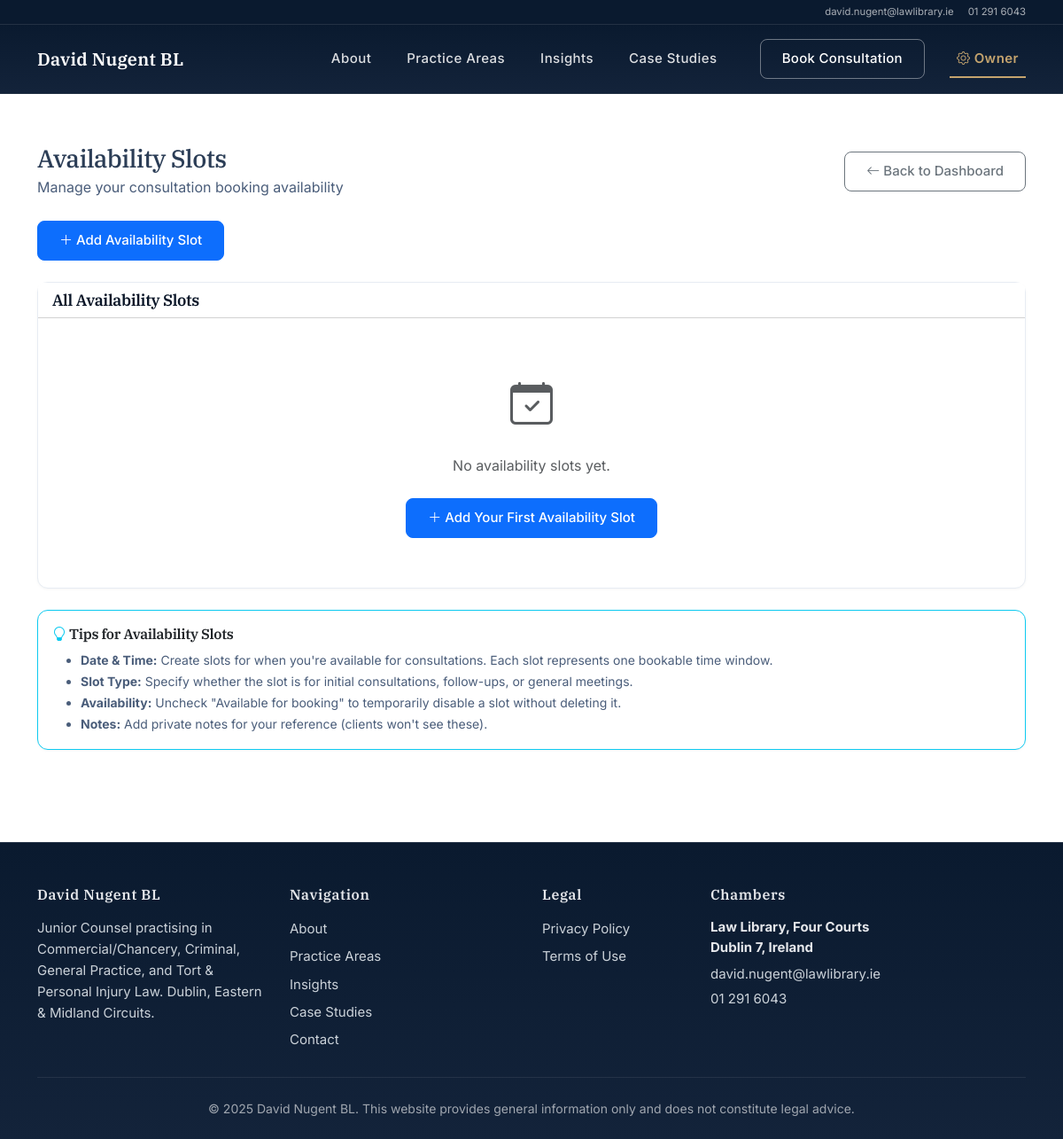
/owner/availability/ (signed in), run on an earlier commit of the app's database.
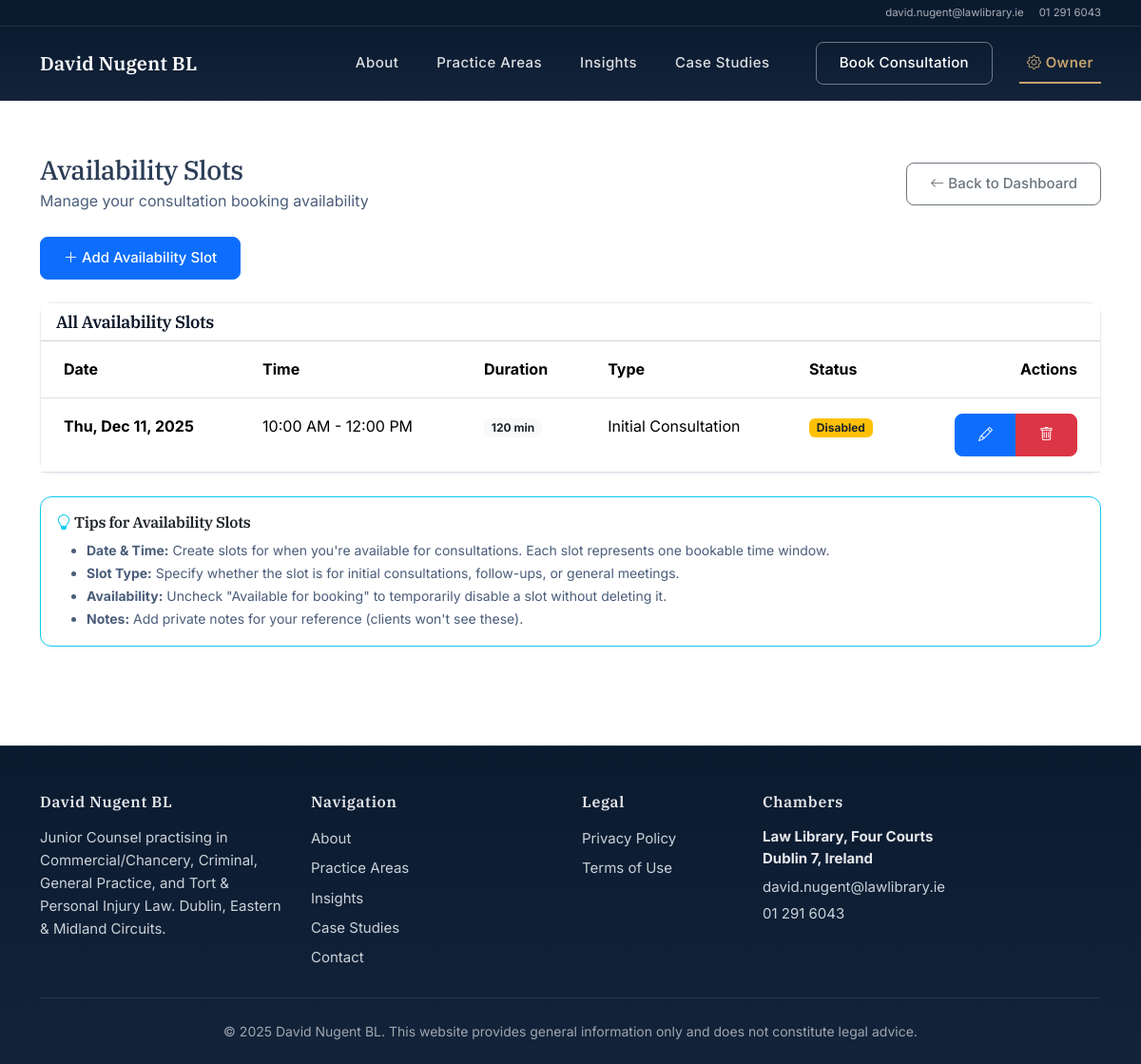
And on a later commit of the database.
### pages/models.py (models this page shows, shortened)
class AvailabilitySlot(models.Model):
    SLOT_TYPE_CHOICES = [
        ('initial', 'Initial Consultation'),
        ('followup', 'Follow-up'),
        ('general', 'General'),
    ]
    date = models.DateField(help_text="Date of availability")
    start_time = models.TimeField(help_text="Start time (e.g., 14:00)")
    end_time = models.TimeField(help_text="End time (e.g., 15:00)")
    slot_type = models.CharField(
        max_length=50,
        choices=SLOT_TYPE_CHOICES,
        default='initial',
        help_text="Type of consultation"
    )
    is_available = models.BooleanField(
        default=True,
        help_text="Whether this slot is currently bookable"
    )
    notes = models.TextField(blank=True, help_text="Internal notes (not visible to public)")
    created_at = models.DateTimeField(auto_now_add=True)
    updated_at = models.DateTimeField(auto_now=True)
    class Meta:
        ordering = ['date', 'start_time']
        verbose_name = "Availability Slot"
        verbose_name_plural = "Availability Slots"
    def duration_minutes(self):
        from datetime import datetime, timedelta
        start_dt = datetime.combine(self.date, self.start_time)
        end_dt = datetime.combine(self.date, self.end_time)
        delta = end_dt - start_dt
        return int(delta.total_seconds() / 60)
    def is_in_past(self):
        from datetime import datetime
        from django.utils import timezone
        slot_datetime = datetime.combine(self.date, self.end_time)
        slot_datetime = timezone.make_aware(slot_datetime)
        return timezone.now() > slot_datetime

### pages/views.py (the view)
# urls.py: path("owner/availability/", views.owner_availability_list, name="owner_availability_list"),
@login_required
@user_passes_test(is_staff_user, login_url='/')
def owner_availability_list(request):
    slots = AvailabilitySlot.objects.all()
    return render(request, "SitePages/owner_availability_list.html", {"slots": slots})

### pages/context_processors.py (called while the page is built)
def assistant_enabled(request):
    return {
        'ASSISTANT_ENABLED': settings.ASSISTANT_ENABLED
    }

### pages/views.py (called while the page is built)
def is_staff_user(user):
    return user.is_authenticated and user.is_staff

### Templates/SitePages/owner_availability_list.html (shortened to what the changed rows need)
{% extends "base.html" %}
{% block content %}
<section class="py-5 bg-body">
  <div class="container">
    <div class="d-flex justify-content-between align-items-center mb-4">
      <div>
        <h1 class="h3 mb-1">Availability Slots</h1>
      </div>
    </div>
    <div class="card">
      <div class="card-body p-0">
        {% if slots %}
          <div class="table-responsive">
            <table class="table table-hover mb-0">
              <thead class="bg-light">
                <tr>
                  <th class="px-4 py-3">Date</th>
                  <th class="px-4 py-3">Time</th>
                  <th class="px-4 py-3">Duration</th>
                  <th class="px-4 py-3">Type</th>
                  <th class="px-4 py-3">Status</th>
                  <th class="px-4 py-3 text-end">Actions</th>
                </tr>
              </thead>
              <tbody>
                {% for slot in slots %}
                  <tr {% if slot.is_in_past %}class="text-muted"{% endif %}>
                    <td class="px-4 py-3">
                      <strong>{{ slot.date|date:"D, M j, Y" }}</strong>
                    </td>
                    <td class="px-4 py-3">
                      {{ slot.start_time|time:"g:i A" }} - {{ slot.end_time|time:"g:i A" }}
                    </td>
                    <td class="px-4 py-3">
                      <span class="badge bg-light text-dark">{{ slot.duration_minutes }} min</span>
                    </td>
                    <td class="px-4 py-3">
                      {{ slot.get_slot_type_display }}
                    </td>
                    <td class="px-4 py-3">
                      {% if slot.is_available %}
                        <span class="badge bg-success">Available</span>
                      {% else %}
                        <span class="badge bg-warning text-dark">Disabled</span>
                      {% endif %}
                    </td>
                    <td class="px-4 py-3 text-end">
                      <div class="btn-group btn-group-sm">
                        <a href="{% url 'owner_availability_edit' slot.pk %}" class="btn btn-primary" title="Edit">
                          <i class="bi bi-pencil"></i>
                        </a>
                        <a href="{% url 'owner_availability_delete' slot.pk %}" class="btn btn-danger" title="Delete">
                          <i class="bi bi-trash"></i>
                        </a>
                      </div>
                    </td>
                  </tr>
                {% endfor %}
              </tbody>
            </table>
          </div>
        {% else %}
          <div class="text-center py-5">
            <i class="bi bi-calendar-check text-muted" style="font-size: 3rem;"></i>
            <p class="text-muted mt-3 mb-4">No availability slots yet.</p>
            <a href="{% url 'owner_availability_create' %}" class="btn btn-primary">
              <i class="bi bi-plus-lg"></i> Add Your First Availability Slot
            </a>
          </div>
        {% endif %}
      </div>
    </div>
  </div>
</section>
{% endblock %}

What changed in the data, as far as the page shows it:
added AvailabilitySlot: date "Thu, Dec 11, 2025", start_time "10:00 AM", end_time "12:00 PM", duration_minutes "120", slot_type "Initial Consultation", is_available "Disabled"
Also different on the page:
text no longer shown: "No availability slots yet. Add Your First Availability Slot"
text now shown: "Date Time Duration Type Status Actions"
